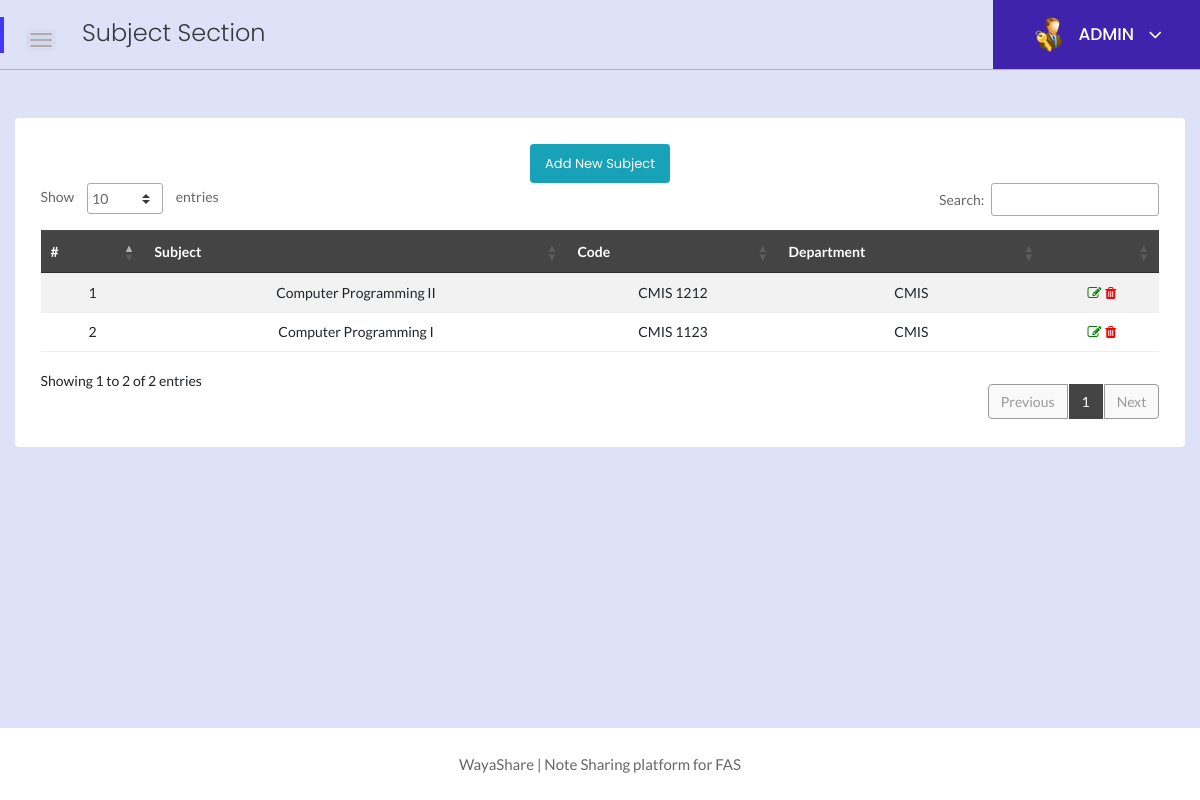
Screenshot of /admin/admin/subjects.php (signed in) with the database file from the repository.
### tables this page shows
CREATE TABLE `subjects` (
  `id` int(11) NOT NULL,
  `SubjectName` varchar(100) NOT NULL,
  `SubjectCode` varchar(50) DEFAULT NULL,
  `Department` varchar(100) NOT NULL
);

### admin/admin/subjects.php (the view, shortened to what this page needs)
<?php
    include('../includes/dbconn.php');
    if(strlen($_SESSION['alogin'])==0){
    header('location:index.php');
    } else {
?>
<!doctype html>
<html class="no-js" lang="en">
<head>
    <link rel="stylesheet" href="../assets/css/bootstrap.min.css">
    <link rel="stylesheet" href="../assets/css/font-awesome.min.css">
    <link rel="stylesheet" href="../assets/css/themify-icons.css">
    <link rel="stylesheet" href="../assets/css/metisMenu.css">
    <link rel="stylesheet" href="../assets/css/owl.carousel.min.css">
    <link rel="stylesheet" href="../assets/css/slicknav.min.css">
    <link rel="stylesheet" href="https://www.amcharts.com/lib/3/plugins/export/export.css" type="text/css" media="all" />
    <link rel="stylesheet" type="text/css" href="https://cdn.datatables.net/1.10.19/css/jquery.dataTables.css">
    <link rel="stylesheet" type="text/css" href="https://cdn.datatables.net/1.10.18/css/dataTables.bootstrap4.min.css">
    <link rel="stylesheet" type="text/css" href="https://cdn.datatables.net/responsive/2.2.3/css/responsive.bootstrap.min.css">
    <link rel="stylesheet" type="text/css" href="https://cdn.datatables.net/responsive/2.2.3/css/responsive.jqueryui.min.css">
    <link rel="stylesheet" href="../assets/css/typography.css">
    <link rel="stylesheet" href="../assets/css/default-css.css">
    <link rel="stylesheet" href="../assets/css/styles.css">
    <link rel="stylesheet" href="../assets/css/responsive.css">
</head>
<body>
    <div class="page-container">
        <div class="main-content">
            <div class="page-title-area">
                <div class="row align-items-center">
                    <div class="col-sm-6">
                        <div class="breadcrumbs-area clearfix">
                        <div class="nav-btn pull-left">
                            <span></span>
                            <span></span>
                            <span></span>
                        </div>
                            <h4 class="page-title pull-left">Subject Section</h4>
                        </div>
                    </div>
                    <div class="col-sm-6 clearfix">
                        <div class="user-profile pull-right">
                            <img class="avatar user-thumb" src="../assets/images/admin.png" alt="avatar">
                            <h4 class="user-name dropdown-toggle" data-toggle="dropdown">ADMIN <i class="fa fa-angle-down"></i></h4>
                        </div>
                    </div>
                </div>
            </div>
            <div class="main-content-inner">
                <div class="row">
                    <div class="col-12 mt-5">
                        <div class="card">
                            <div class="card-body">
                                <div class="data-tables datatable-dark">
                                <center><a href="add-subjects.php" class="btn btn-sm btn-info">Add New Subject</a></center>
                                    <table id="dataTable3" class="table table-hover table-striped text-center">
                                        <thead class="text-capitalize">
                                            <tr>
                                                <th>#</th>
                                                <th>Subject</th>
                                                <th>Code</th>
                                                <th>Department</th>
                                                <th></th>
                                            </tr>
                                        </thead>
                                        <tbody>
                                    <?php $sql = "SELECT * from subjects";
                                    $query = $dbh -> prepare($sql);
                                    $query->execute();
                                    $results=$query->fetchAll(PDO::FETCH_OBJ);
                                    $cnt=1;
                                    if($query->rowCount() > 0)
                                    {
                                    foreach($results as $result)
                                    {               ?>
                                        <tr>
                                            <td> <?php echo htmlentities($cnt);?></td>
                                            <td><?php echo htmlentities($result->SubjectName);?></td>
                                            <td><?php echo htmlentities($result->SubjectCode);?></td>
                                            <td><?php echo htmlentities($result->Department);?></td>
                                            <td><a href="update-subjects.php?subid=<?php echo htmlentities($result->id);?>"><i class="fa fa-edit" style="color:green"></i></a><a href="subjects.php?del=<?php echo htmlentities($result->id);?>" onclick="return confirm('Do you want to delete');"> <i class="fa fa-trash" style="color:red"></i></a></td>
                                        </tr>
                                         <?php $cnt++;} }?>
                                    </tbody>
                                    </table>
                                </div>
                            </div>
                        </div>
                    </div>
                </div>
                </div>
            </div>
            <?php include '../includes/footer.php' ?>
        </div>
</body>
</html>
<?php } ?>

### admin/assets/css/styles.css (style rules this page uses)
.page-container { width: 100%; height: 100%; min-height: 100vh; padding-left: 280px; -webkit-transition: padding-left 0.3s ease 0s; transition: padding-left 0.3s ease 0s; }
.sbar_collapsed.page-container { padding-left: 0; }
.card { border: none; border-radius: 4px; background-color: #fff; -webkit-transition: all 0.3s ease 0s; transition: all 0.3s ease 0s; }
.card-body { padding: 25.6px; padding: 1.6rem; }
.main-content { width: 100%; background: hsl(228deg 64.88% 91.93%); }
.main-content-inner { padding: 0 30px 50px; }
.nav-btn { margin: 10px 30px 0 0; cursor: pointer; }
.nav-btn span { display: block; width: 22px; height: 2px; background: #b3aaaa; margin: 4px 0; border-radius: 15px; -webkit-transition: all 0.3s ease 0s; transition: all 0.3s ease 0s; box-shadow: 0 0 0 4px rgba(99, 96, 96, 0.03); }
.nav-btn span:nth-child(2) { opacity: 0; }
.nav-btn span:first-child { -webkit-transform: rotate(45deg) translate(5px, 5px); transform: rotate(45deg) translate(5px, 5px); }
.nav-btn span:last-child { -webkit-transform: rotate(-45deg) translate(3px, -3px); transform: rotate(-45deg) translate(3px, -3px); }
.sbar_collapsed .nav-btn span { transform: none; opacity: 1; }
.page-title-area { padding: 0 30px; background: hsl(228deg 64.88% 91.93%); border-bottom: 1px solid #b0b4b5; position: relative; }
.page-title-area:before { content: ""; position: absolute; left: 0; top: 50%; width: 4px; height: 36px; background: var(--primary-color); -webkit-transform: translateY(-50%); transform: translateY(-50%); }
.page-title { font-size: 24px; font-weight: 300; color: #313b3d; letter-spacing: 0; margin-right: 30px; }
.user-profile { margin-right: -30px; display: -webkit-box; display: -ms-flexbox; display: flex; -webkit-box-align: center; -ms-flex-align: center; align-items: center; -ms-flex-wrap: wrap; flex-wrap: wrap; background: -webkit-linear-gradient(left, #8914fe 0%, #8063f5 100%); background: linear-gradient(to right, #3f23ac 0%, #3f23ac 100%); padding: 17px 38px; position: relative; }
.user-profile img.avatar { height: 35px; width: 35px; border-radius: 50%; margin-right: 12px; }
.user-name { font-size: 17px; font-weight: 500; color: #fff; letter-spacing: 0; cursor: pointer; -webkit-user-select: none; -moz-user-select: none; -ms-user-select: none; user-select: none; }
.user-name i { margin-left: 10px; font-size: 21px; vertical-align: middle; position: relative; }
.notification-area .dropdown-toggle, .user-name.dropdown-toggle { position: relative; }
.notification-area .dropdown-toggle:after, .user-name.dropdown-toggle:after { display: none; }
.btn { padding: 11px 17px; font-size: 13px; letter-spacing: 0; }
.btn-sm { padding: 9px 14px; }
table tr th { border-bottom: none; }
table tr th, table tr td { border-top: 1px solid rgba(120, 130, 140, 0.13) !important; }
table.dataTable.no-footer { border-bottom: 1px solid rgba(120, 130, 140, 0.13) !important; }
table.dataTable thead th, table.dataTable thead td { border-bottom-color: transparent; }
.datatable-dark thead { background: #444; color: #fff; }

### rows the page displays
subjects: SubjectName "Computer Programming II", SubjectCode "CMIS 1212", Department "CMIS"
subjects: SubjectName "Computer Programming I", SubjectCode "CMIS 1123", Department "CMIS"
